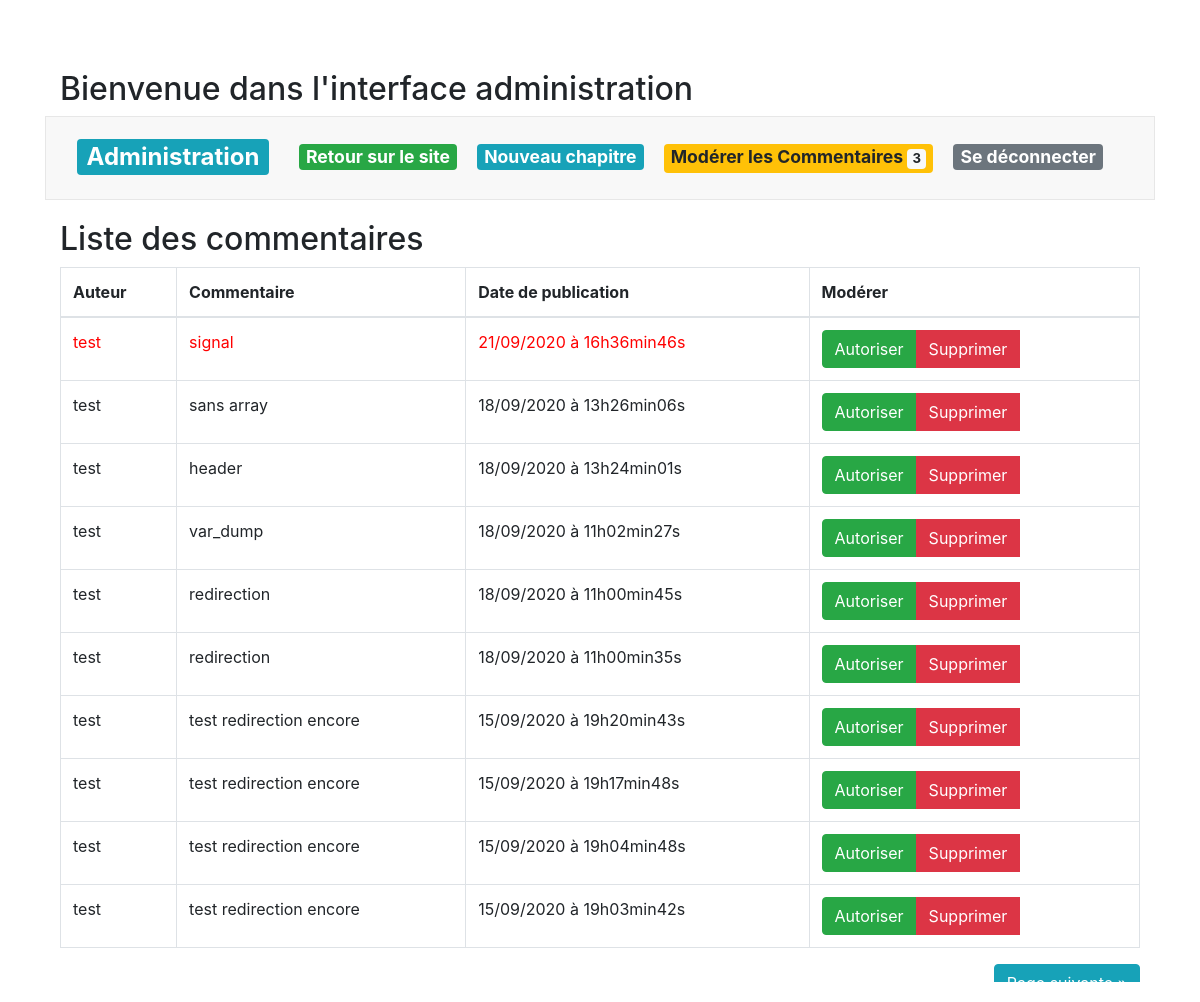
/index.php?action=moderateComment (signed in), run on an earlier commit of the app's database.
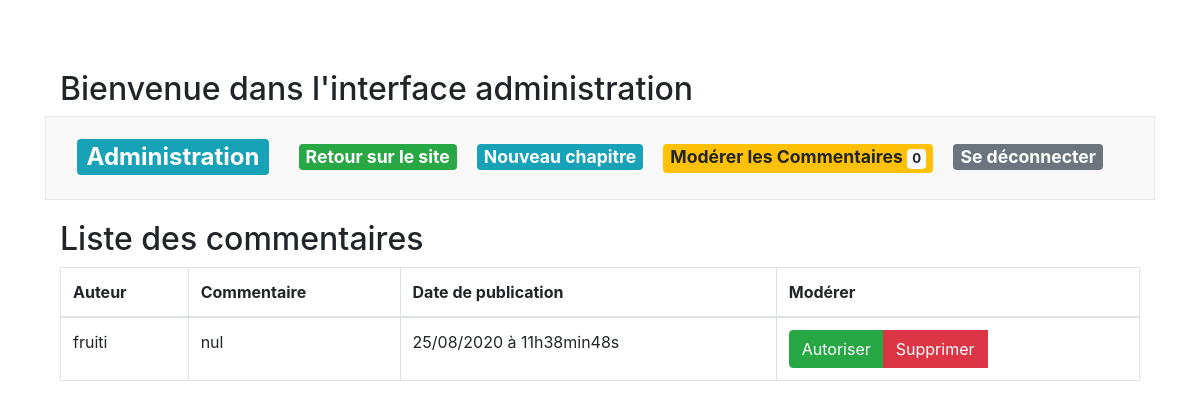
And on a later commit of the database.
### tables this page shows
CREATE TABLE IF NOT EXISTS `commentaire` (
  `id_commentaire` int(11) NOT NULL AUTO_INCREMENT,
  `id_chapitre` int(11) NOT NULL,
  `pseudo` varchar(255) NOT NULL,
  `contenu` text NOT NULL,
  `titre_chapitre` varchar(255),
  `date_commentaire` datetime DEFAULT CURRENT_TIMESTAMP,
  `signaler` tinyint(3) unsigned DEFAULT '0',
  `garder` tinyint(4) DEFAULT '0',
  `supprimer` tinyint(4) DEFAULT '0',
  PRIMARY KEY (`id_commentaire`),
  KEY `FK_commentaire_chapitre` (`id_chapitre`),
  KEY `titre_chapitre` (`titre_chapitre`),
  CONSTRAINT `FK_commentaire_chapitre` FOREIGN KEY (`id_chapitre`) REFERENCES `chapitre` (`id_chapitre`) ON DELETE CASCADE ON UPDATE CASCADE,
  CONSTRAINT `FK_commentaire_chapitre_2` FOREIGN KEY (`titre_chapitre`) REFERENCES `chapitre` (`titre`) ON DELETE CASCADE ON UPDATE CASCADE
);

### src/view/View.php (called while the page is built, shortened)
<?php
class View
{
    private $path;
    public function __construct(string $path)
    {
        $this->path = $path;
    }
    public function render(string $templates, ?array $data) : void
    {
        require_once($this->path.$templates.'.html.php');
        $content=ob_get_clean();
        require_once($this->path.'layout.html.php');
    }
}

### src/controller/AdminController.php (called while the page is built, shortened)
<?php
class AdminController
{
    private $view;
    private $commentaireManager;
    private $reportManager;
    private $session;
    public function __construct()
    {
        $this->view = new View('../templates/backoffice/');
        $this->commentaireManager = new CommentaireManager();
        $this->reportManager = new ReportManager();
        $this->session = new Session();
    }
    public function moderateComment(int $currentPage = 1)
    {
        if(!isset($_SESSION['auth'])){
            $this->session->setFlash('danger', "Veuillez vous identifié pour accéder a l\'administration'");
            header('Location: index.php?action=login');
            exit();
        }
        else{
            $pagePrecedente = 0;
            $pageSuivante = 0;
            $currentPage = (int)($_GET['page'] ?? 1);
            $postsPerPage = 10;
            $offset = $postsPerPage * ($currentPage - 1);
            $countComment = $this->commentaireManager->adminCountCommentaire();
            $nbTotalPages = (int)ceil($countComment / $postsPerPage);
            if($currentPage === 1){
                $pagePrecedente = 0;
            }else {
                $pagePrecedente = $currentPage - 1;
            }
            if($currentPage === $nbTotalPages){
                $pageSuivante = 0;
            }else {
                $pageSuivante = $currentPage + 1;
            }
            $list = $this->commentaireManager->adminFindComment($offset, $postsPerPage);
        }
        $this->view->render('moderateComment',[
            'session'=> $this->session,
            'commentaires'=>$this->commentaireManager->adminFindComment($offset, $postsPerPage),
            'countReportedComments'=>$this->reportManager->getReportedComments(),
            'list'=>$list,
            'pageSuivante'=>$pageSuivante,
            'pagePrecedente'=>$pagePrecedente,
            'currentPage'=>$currentPage
        ], null);
    }
}

### src/model/CommentaireManager.php (called while the page is built, shortened)
<?php
class CommentaireManager
{
    private $db;
    public function __construct() {
        $this->db = (new DbConnect())->connectToDb();
    }
    public function adminFindComment(int $offset, int $nbPerPage) : array
    {
        $req = $this->db->prepare('SELECT id_commentaire, id_chapitre, pseudo, contenu, signaler,
                                    DATE_FORMAT(date_commentaire, \'%d/%m/%Y à %Hh%imin%ss\') AS date_commentaire_fr
                                     FROM commentaire ORDER BY date_commentaire DESC limit :offset, :limitation');
        $req->bindValue(':limitation', $nbPerPage, \PDO::PARAM_INT);
        $req->bindValue(':offset', $offset, \PDO::PARAM_INT);
        $req->execute();
        $comments = $req->fetchAll();
        return $comments === false ? null : $comments;
    }
}

### src/Tools/DbConnect.php (called while the page is built, shortened)
<?php
class DbConnect {
    public function connectToDb()
    {
        try
        {
            $this->db = new \PDO('mysql:host=localhost;dbname=projet4;charset=utf8', 'root', '');
            return $this->db;
        }
        catch(Exception $e)
        {
            die('Erreur : '.$e->getMessage());
        }
    }
}

### templates/backoffice/moderateComment.html.php (the view, shortened to what the changed rows need)
<div class="listComments">
    <div class="col-lg-12">
        <h2 moderer>Liste des commentaires</h2>
        <section class="table-responsive">
            <table class="table table-bordered">
                <thead>
                    <tr>
                        <th>Auteur</th>
                        <th>Commentaire</th>
                        <th>Date de publication</th>
                        <th>Modérer</th>
                    </tr>
                </thead>
                <tbody>
                    <?php foreach($data['commentaires'] as $commentaire): ?>
                    <?php
                        $trClass = "";
                        if((int)$commentaire['signaler'] !== 0){
                            $trClass = 'red';
                        } ?>
                    <tr class="<?= $trClass ?>">
                        <td><?=htmlspecialchars($commentaire['pseudo'])?></td>
                        <td><?= nl2br(htmlspecialchars(($commentaire['contenu'])))?></td>
                        <td><?=$commentaire['date_commentaire_fr'] ?></td>
                        <td>
                            <div class="row">
                                <div class="col-lg-2">
                                    <div class="btn-group">
                                        <a class="btn btn-success" type="submit"
                                            href="index.php?action=ignoreReportComment&id=<?=$commentaire['id_commentaire']?>"></span>Autoriser</a>
                                        <button type="button" class="pull-right btn btn-danger" data-toggle="modal"
                                            data-target="#modalConfirmDelete">Supprimer</button>
                                    </div>
                                </div>
                            </div>
                        </td>
                    </tr>
                    <?php endforeach;?>
                </tbody>
            </table>
        </section>
        <div class="d-flex justify-content-between my4">
            <?php
        if($data['pageSuivante'] !== 0): ?>
            <a href="index.php?action=moderateComment&page=<?= $data['pageSuivante']?>"
                class="btn btn-info ml-auto">Page
                suivante &raquo;</a>
            <?php endif ?>
        </div>
    </div>
</div>

### templates/backoffice/layout.html.php (shortened to what the changed rows need)
<!DOCTYPE html>
<html lang="fr">
<head>
    <link rel="stylesheet" href="https://use.fontawesome.com/releases/v5.7.2/css/all.css"
>
    <link rel="stylesheet" href="css/back/style.css">
    <link href="https://stackpath.bootstrapcdn.com/bootstrap/4.5.2/css/bootstrap.min.css" rel="stylesheet">
</head>
<body>
    <div class="container">
        <div class="row-home">
            <div class="col-lg-12">
                <article>
                    <h2>Bienvenue dans l'interface administration</h2>
                </article>
            </div>
        </div>
        <div class="navbar navbar-default navbar-fixed-top">
            <div class="container">
                <div class="navbar-header">
                    <h1 class="navbar-brand"><a href="index.php?action=admin"
                            class="badge badge-info">Administration</a></h1>
                </div>
                <ul class="nav nav-bar">
                    <li class="active"><a href="index.php"class="badge badge-success">Retour sur le site</a></li>
                    <li><a href="index.php?action=newChapitre" class="badge badge-info">Nouveau
                            chapitre</a></li>
                    <li><a href="index.php?action=moderateComment" class="badge badge-warning">Modérer les Commentaires
                            <span class="badge badge-light"><?= $data['countReportedComments'] ?></span>
                        </a></li>
                    <li><a href='index.php?action=logout' class="badge badge-secondary">Se déconnecter</a></li>
                </ul>
            </div>
        </div>
        <?= $content ?>
    </div>
</body>
</html>

What changed in the data, as far as the page shows it:
removed commentaire: pseudo "test", contenu "signal", date_commentaire_fr "21/09/2020 à 16h36min46s", signaler 1 (drawn)
removed commentaire: pseudo "test", contenu "sans array", date_commentaire_fr "18/09/2020 à 13h26min06s"
removed commentaire: pseudo "test", contenu "header", date_commentaire_fr "18/09/2020 à 13h24min01s"
removed commentaire: pseudo "test", contenu "var_dump", date_commentaire_fr "18/09/2020 à 11h02min27s"
removed commentaire: pseudo "test", contenu "redirection", date_commentaire_fr "18/09/2020 à 11h00min45s"
removed commentaire: pseudo "test", contenu "redirection", date_commentaire_fr "18/09/2020 à 11h00min35s"
removed commentaire: pseudo "test", contenu "test redirection encore", date_commentaire_fr "15/09/2020 à 19h20min43s"
removed commentaire: pseudo "test", contenu "test redirection encore", date_commentaire_fr "15/09/2020 à 19h17min48s"
removed commentaire: pseudo "test", contenu "test redirection encore", date_commentaire_fr "15/09/2020 à 19h04min48s"
removed commentaire: pseudo "test", contenu "test redirection encore", date_commentaire_fr "15/09/2020 à 19h03min42s"
now on this page (row unchanged): commentaire: pseudo "fruiti", contenu "nul", date_commentaire_fr "25/08/2020 à 11h38min48s"
Also different on the page:
$data['countReportedComments']: "3" → "0"
text no longer shown: "Page suivante »"
